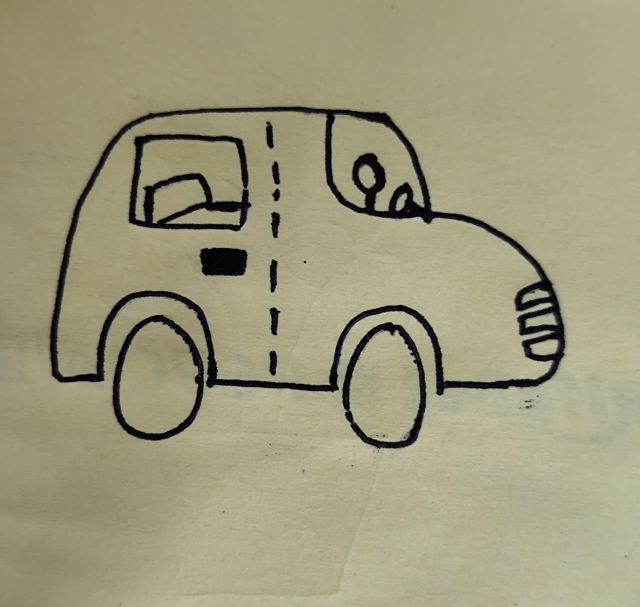
#> input picture src/test-images/test8.jpeg, 1280 x 1213 px (shown at 1/2 size)
$ python main.py
#> lines starting #> are read from the running program, lines starting #| are printed output that depends on the picture; after the words box and inside, x2 and y2 are one past the last pixel; in counts of white or black regions, pixels touching at a corner belong together
### src/processing/image_input.py
# image_input.py

import os
import cv2

SUPPORTED_EXTENSIONS = {".png", ".jpg", ".jpeg", ".bmp", ".webp"}
MAX_WIDTH = 4096
MAX_HEIGHT = 4096

def load_image(image_path):
    # check whether the provided path exists
#> called with image_path = './test-images/test8.jpeg'
    if not os.path.isfile(image_path):
        raise FileNotFoundError(
            f"image file not found: {image_path}"
        )

    extension = os.path.splitext(image_path)[1].lower()

    # check whether the image format is supported
    if extension not in SUPPORTED_EXTENSIONS:
        raise ValueError(
            f"unsupported image format: {extension}"
        )

    # read the image using opencv
    image = cv2.imread(image_path, cv2.IMREAD_COLOR)
#> image is the input picture: shape (1213, 1280, 3); mean B, G, R 123.2, 152.8, 157.3

    # check whether opencv successfully decoded the image
    if image is None:
        raise ValueError(
            "the image could not be decoded or may be corrupted"
        )

    height, width = image.shape[:2]

    if width <= 0 or height <= 0:
        raise ValueError(
            "image has invalid dimensions"
        )

    if width > MAX_WIDTH or height > MAX_HEIGHT:
        raise ValueError(
            f"image is too large: {width}x{height}. "
            f"maximum allowed size is "
            f"{MAX_WIDTH}x{MAX_HEIGHT}"
        )

    channels = image.shape[2] if len(image.shape) == 3 else 1

    return {
        "image": image,
        "width": width,
        "height": height,
        "channels": channels,
        "format": extension
    }

### src/processing/preprocessing.py
import cv2
import numpy as np


def preprocess_image(image):
    if image is None:
        raise ValueError("image cannot be none")

    # apply a small blur to reduce camera noise
    denoised = cv2.GaussianBlur(image,(3, 3),0)
    hsv = cv2.cvtColor(denoised,cv2.COLOR_BGR2HSV)
    value = hsv[:, :, 2]
    illumination = cv2.GaussianBlur(value,(0, 0),25)

    illumination = np.maximum(illumination,1)
    corrected_value = (value.astype(np.float32) /illumination.astype(np.float32))

    # normalize the corrected brightness to 0-255
    corrected_value = cv2.normalize(corrected_value,None,0,255,cv2.NORM_MINMAX)
    corrected_value = corrected_value.astype(np.uint8)

    # replace the original value channel
    corrected_hsv = hsv.copy()
    corrected_hsv[:, :, 2] = corrected_value

    # convert corrected hsv image back to bgr
    corrected_color = cv2.cvtColor(corrected_hsv,cv2.COLOR_HSV2BGR)
    corrected_grayscale = cv2.cvtColor(corrected_color,cv2.COLOR_BGR2GRAY)

    return {
        "original": image,
        "color": corrected_color,
        "grayscale": corrected_grayscale
    }

# [7 lines left out: function suppress_paper_texture, not called in this run]

### src/processing/extraction.py
# extraction.py

import cv2


def extract_foreground(grayscale_image):
    if grayscale_image is None:
        raise ValueError("grayscale image cannot be none")

    if len(grayscale_image.shape) != 2:
        raise ValueError(
            "extract_foreground expects a grayscale image"
        )

    block_size = 31
    constant = 10

    # create the foreground mask
    mask = cv2.adaptiveThreshold(grayscale_image,255,cv2.ADAPTIVE_THRESH_GAUSSIAN_C,cv2.THRESH_BINARY_INV,block_size,constant)

    # return the mask and parameters used
    return {
        "mask": mask,
        "block_size": block_size,
        "constant": constant
    }

### src/processing/cleaning.py
import cv2
import numpy as np

def remove_small_components(mask, min_area=100):
    if mask is None:
        raise ValueError("mask cannot be none")

    if len(mask.shape) != 2:
        raise ValueError(
            "mask must be a single-channel image"
        )

    number_of_labels, labels, stats, _ = cv2.connectedComponentsWithStats(mask,connectivity=8)
    cleaned_mask = np.zeros_like(mask)

    for label in range(1, number_of_labels):
        area = stats[label, cv2.CC_STAT_AREA]

        if area >= min_area:
            cleaned_mask[labels == label] = 255

    return cleaned_mask

### src/processing/skeleton.py
import cv2
import numpy as np


# [37 lines left out: functions skeletonize_mask, clean_skeleton, not called in this run]


def close_mask_gaps(mask, kernel_size=3):
    if mask is None:
        raise ValueError("mask cannot be None")

    if len(mask.shape) != 2:
        raise ValueError(
            "mask must be a single-channel image"
        )
    kernel = cv2.getStructuringElement(
        cv2.MORPH_CROSS,(kernel_size, kernel_size))
    closed = cv2.morphologyEx(mask,cv2.MORPH_CLOSE,kernel)
    return closed

### src/processing/path_tracing.py
import cv2
import numpy as np

def trace_skeleton_paths(skeleton):
    if skeleton is None:
        raise ValueError("skeleton cannot be None")

    if len(skeleton.shape) != 2:
        raise ValueError("skeleton must be a single-channel image")

    # RETR_LIST extracts ALL contours (inner eyes, smiles, outer contours)
    contours, _ = cv2.findContours(
        skeleton,
        cv2.RETR_LIST,
        cv2.CHAIN_APPROX_NONE
    )

    paths = []
    height, width = skeleton.shape

    for contour in contours:
        pts = contour.reshape(-1, 2)

        # Ignore tiny specks/noise (fewer than 5 pixels)
        if len(pts) < 5:
            continue

        # Drop duplicate consecutive points (which crash splprep)
        filtered_pts = [pts[0]]
        for pt in pts[1:]:
            if not np.array_equal(pt, filtered_pts[-1]):
                filtered_pts.append(pt)

        path = np.array(filtered_pts)

        touches_border = any(
            x == 0 or y == 0 or x == width - 1 or y == height - 1
            for x, y in path
        )

        if len(path) >= 5 and not touches_border:
            paths.append(path.tolist())

    return paths

### src/processing/simplification.py
import cv2
import numpy as np
from scipy.interpolate import splprep, splev

def simplify_paths(paths, max_deviation=1.5, points_per_unit=0.5):
    if paths is None:
        raise ValueError("paths cannot be None")

    simplified_paths = []

    for path in paths:
        if path is None or len(path) < 2:
            continue

        points = np.array(path, dtype=np.int32).reshape(-1, 1, 2)

        # 1. RDP simplification with absolute pixel tolerance
        # max_deviation of 1.5 keeps vertices close to the original drawn line
        simplified = cv2.approxPolyDP(points, max_deviation, False)
        control_points = simplified.reshape(-1, 2)

        # Deduplicate any adjacent vertices
        unique_mask = np.ones(len(control_points), dtype=bool)
        for i in range(1, len(control_points)):
            if np.all(control_points[i] == control_points[i - 1]):
                unique_mask[i] = False
        control_points = control_points[unique_mask]

        n_pts = len(control_points)

        # 2. Fit B-Spline if enough unique points exist
        if n_pts >= 4:
            x = control_points[:, 0].astype(float)
            y = control_points[:, 1].astype(float)

            # Check if all points are collinear or identical
            dx = np.diff(x)
            dy = np.diff(y)
            dist = np.hypot(dx, dy)
            total_len = np.sum(dist)

            if total_len < 5.0 or np.any(dist == 0):
                simplified_paths.append(control_points.tolist())
                continue

            try:
                # k=3 for cubic splines; s=len(control_points) provides moderate smoothing
                tck, u = splprep([x, y], s=len(control_points), k=3)

                # Dynamic number of output points based on arc length
                num_samples = max(int(total_len * points_per_unit), 15)
                u_fine = np.linspace(0, 1, num_samples)
                x_smooth, y_smooth = splev(u_fine, tck)

                smooth_path = np.column_stack((x_smooth, y_smooth)).astype(np.int32).tolist()
                simplified_paths.append(smooth_path)
            except Exception:
                # Fallback to straight RDP segments if splprep fails condition checks
                simplified_paths.append(control_points.tolist())
        else:
            simplified_paths.append(control_points.tolist())

    return simplified_paths

### src/processing/vectorization.py
VECTOR_WIDTH = 3


def vectorize_paths(paths):
    if paths is None:
        raise ValueError("paths cannot be None")

    vectors = []

    for path in paths:
        if path is None or len(path) < 2:
            continue

        vectors.append({
            "type": "polyline",
            "points": path,
            "width": VECTOR_WIDTH
        })

    return vectors

### src/processing/rendering.py
import cv2
import numpy as np


def render_vectors(vectors, width, height):
    if vectors is None:
        raise ValueError("vectors cannot be None")

    if width <= 0 or height <= 0:
        raise ValueError(
            "width and height must be greater than zero"
        )

    canvas = np.zeros(
        (height, width, 3),
        dtype=np.uint8
    )

    for vector in vectors:
        if vector is None:
            continue

        points = vector.get("points")
        line_width = vector.get("width")

        if points is None or len(points) < 2:
            continue

        if line_width is None or line_width <= 0:
            continue

        points_array = np.array(
            points,
            dtype=np.int32
        )

        cv2.polylines(
            canvas,
            [points_array],
            False,
            (255, 255, 255),
            thickness=line_width,
            lineType=cv2.LINE_AA
        )

    return canvas

### src/processing/export.py
import os
import cv2
import numpy as np

import os
import cv2
import numpy as np

def save_as_svg(paths, width, height, output_filename):
    if not paths:
        raise ValueError("No paths to export")

    svg_content = [
        f'<?xml version="1.0" encoding="UTF-8"?>',
        f'<svg xmlns="http://www.w3.org/2000/svg" '
        f'viewBox="0 0 {width} {height}" width="{width}" height="{height}">'
    ]

    path_commands = []

    for path in paths:
        if len(path) < 3:
            continue

        # M = Move to the first point
        commands = [f"M {path[0][0]},{path[0][1]}"]

        # L = Draw a line to subsequent points
        for x, y in path[1:]:
            commands.append(f"L {x},{y}")

        # Z = Close the loop back to the start
        commands.append("Z")

        path_commands.append(" ".join(commands))

    # Join all sub-paths into one massive compound string
    full_path_data = " ".join(path_commands)

    # Use fill-rule="evenodd" to create negative space for the inner boundaries
    svg_content.append(
        f'  <path d="{full_path_data}" fill="black" fill-rule="evenodd" stroke="none" />'
    )

    svg_content.append('</svg>')

    with open(output_filename, 'w', encoding='utf-8') as f:
        f.write('\n'.join(svg_content))

    print(f"Successfully saved vector graphic to: {os.path.abspath(output_filename)}")

# (Keep your existing save_as_png function below this)

def save_as_png(paths, width, height, output_filename):
    if not paths:
        raise ValueError("No paths to export")

    # Create a blank 4-channel matrix (RGBA) initialized to fully transparent
    canvas = np.zeros((height, width, 4), dtype=np.uint8)

    all_contours = []
    for path in paths:
        if len(path) >= 3:
            all_contours.append(np.array(path, dtype=np.int32))

    # CRITICAL FIX: Pass all contours simultaneously so OpenCV mathematically cuts out the holes
    if all_contours:
        cv2.fillPoly(canvas, all_contours, (0, 0, 0, 255), lineType=cv2.LINE_AA)

    cv2.imwrite(output_filename, canvas)
    print(f"Successfully saved raster graphic to: {os.path.abspath(output_filename)}")

### src/main.py
import cv2
import numpy as np

from processing.image_input import load_image
from processing.preprocessing import preprocess_image
from processing.extraction import extract_foreground
from processing.cleaning import remove_small_components
from processing.skeleton import close_mask_gaps, skeletonize_mask
from processing.path_tracing import trace_skeleton_paths
from processing.simplification import simplify_paths
from processing.vectorization import vectorize_paths
from processing.rendering import render_vectors
from processing.export import save_as_svg, save_as_png

def show_image(window_name,image,max_width=1200,max_height=800):
    height, width = image.shape[:2]
    scale = min(max_width / width,max_height / height,1)
    new_width = int(width * scale)
    new_height = int(height * scale)
    resized_image = cv2.resize(image,(new_width, new_height),interpolation=cv2.INTER_NEAREST)

    cv2.namedWindow(window_name,cv2.WINDOW_NORMAL)
    cv2.imshow(window_name,resized_image)


# -------------------------
# Input
# -------------------------
image_path = "./test-images/test8.jpeg"
image_data = load_image(image_path)
#> image_data = 5 items
image = image_data["image"]

# -------------------------
# Preprocessing
# -------------------------

preprocessed_data = preprocess_image(image)
#> in preprocess_image, `illumination = cv2.GaussianBlur(value,(0, 0),25)`:
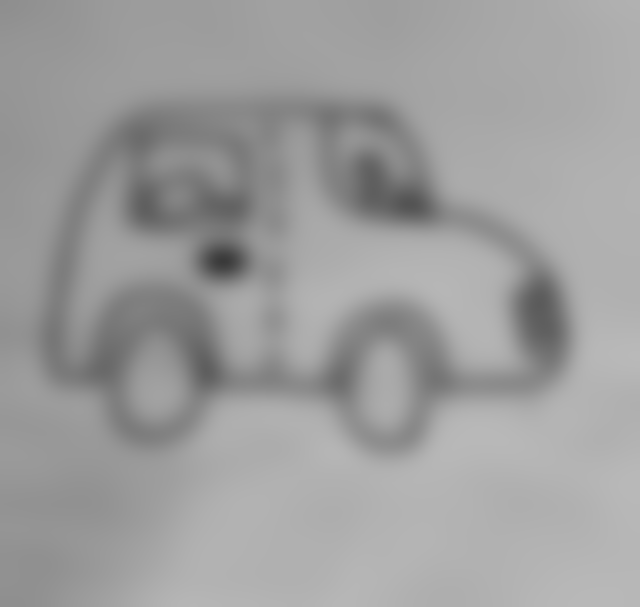
#> illumination: shape (1213, 1280) (shown at 1/2 size); min 58, max 185, mean 157.4
#> in preprocess_image, `corrected_value = (value.astype(np.float32) /illumination.astype(np.fl..`:
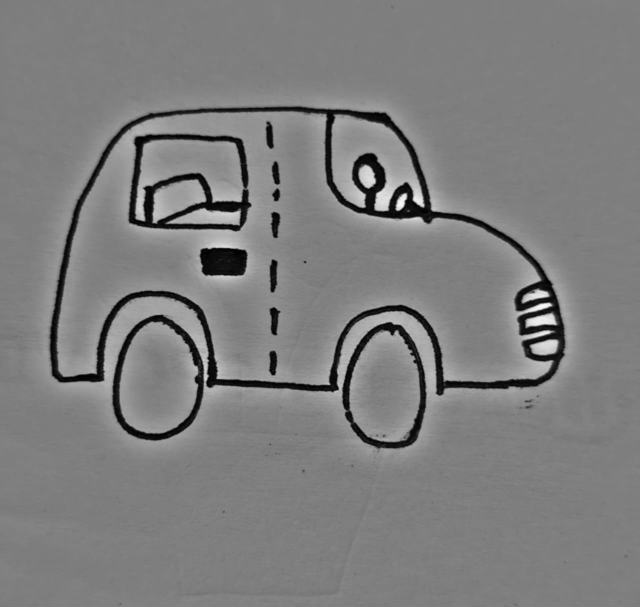
#> corrected_value: shape (1213, 1280) float32 (shown at 1/2 size); min 0, max 2.01, mean 0.995; drawn with min black and max white
#> in preprocess_image, `corrected_color = cv2.cvtColor(corrected_hsv,cv2.COLOR_HSV2BGR)`:
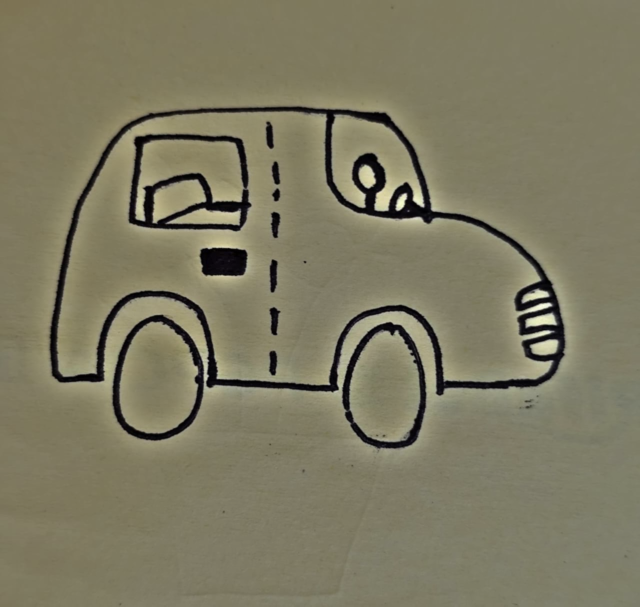
#> corrected_color: shape (1213, 1280, 3) (shown at 1/2 size); mean B, G, R 97.8, 121.6, 125.6
#> preprocessed_data = 3 items
grayscale_image = preprocessed_data["grayscale"]

# -------------------------
# extract foreground
# -------------------------

extraction_data = extract_foreground(grayscale_image)
#> in extract_foreground, `mask = cv2.adaptiveThreshold(grayscale_image,255,cv2.ADAPTIVE_THRESH_G..`:
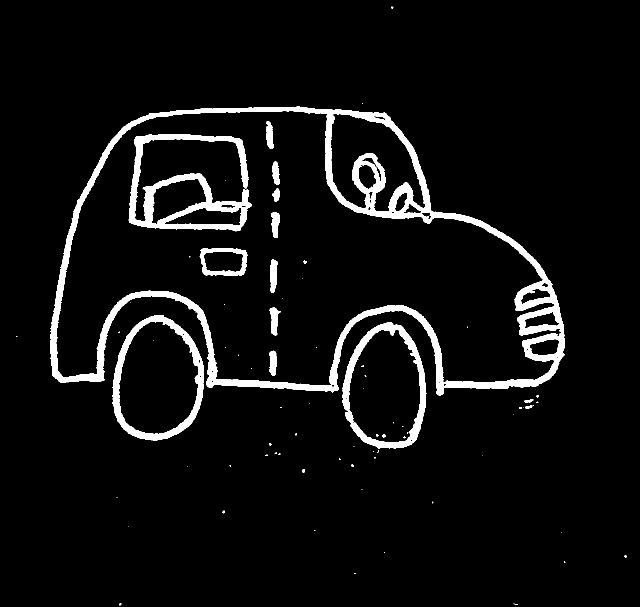
#> mask: shape (1213, 1280) (shown at 1/2 size); 5.7% white; 77 white regions (58 under 20 px), largest, box (x1, y1, x2, y2) and area: (100, 213, 1130, 791) 52489, (257, 268, 503, 463) 13591, (225, 630, 408, 881) 8205
#> extraction_data = 3 items
mask = extraction_data["mask"]

# -------------------------
# clean mask
# -------------------------
cleaned_mask = remove_small_components(mask,min_area=100)
#> in remove_small_components, `number_of_labels, labels, stats, _ = cv2.connectedComponentsWithStats(..`:
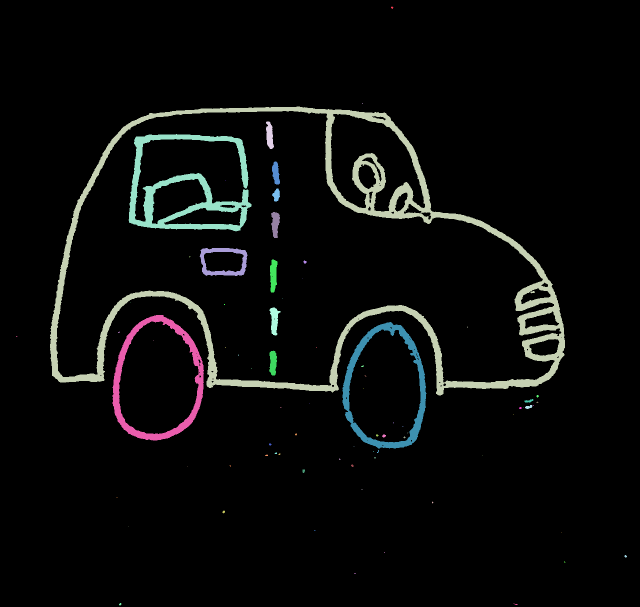
#> labels: shape (1213, 1280) int32 (shown at 1/2 size); 78 distinct labels, from 0 to 77; one colour per label, 0 black
#> in remove_small_components, `number_of_labels, labels, stats, _ = cv2.connectedComponentsWithStats(..`: number_of_labels = 78; stats = 78 rows, first 6: [0, 0, 1280, 1213, 1463692], [782, 13, 5, 5, 15], [724, 207, 2, 1, 2], [100, 213, 1030, 578, 52489], [532, 243, 16, 55, 609], [257, 268, 246, 195, 13591]
#> the loop in remove_small_components, `for label in range(1, number_of_labels):` made 77 passes
#> area on passes 3, 4, 5, 6, 8, 9, 10, 12: 52489, 609, 13591, 508, 268, 644, 2022, 749

# -------------------------
# close gaps
# -------------------------
closed_mask = close_mask_gaps(cleaned_mask,kernel_size=5)
#> in close_mask_gaps, `closed = cv2.morphologyEx(mask,cv2.MORPH_CLOSE,kernel)`:
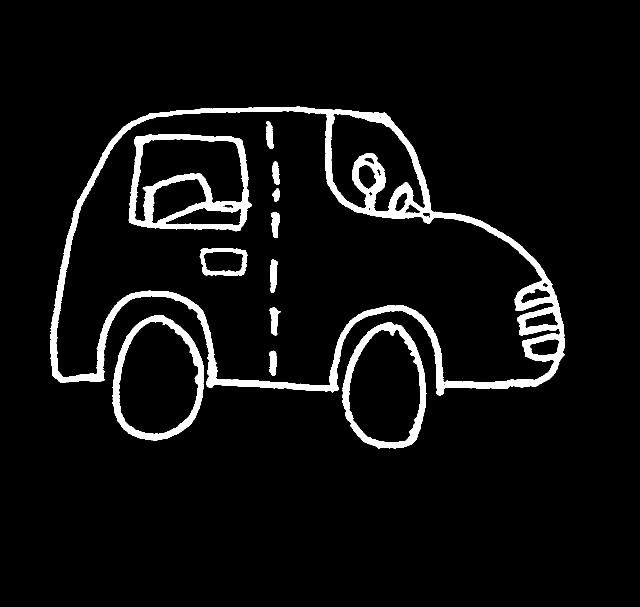
#> closed: shape (1213, 1280) (shown at 1/2 size); 5.8% white; 12 white regions

# -------------------------
# Skeletonization
# -------------------------

# skeleton = skeletonize_mask(closed_mask)

# -------------------------
# path tracking
# -------------------------
paths = trace_skeleton_paths(closed_mask)
#> in trace_skeleton_paths, `contours, _ = cv2.findContours( skeleton, cv2.RETR_LIST, cv2.CHAIN_APP..`: contours = 35 contours, 2 with area under 20; largest, box (x1, y1, x2, y2) and area: (100, 213, 1130, 791) 406258, (111, 221, 1122, 772) 330276, (257, 268, 503, 463) 41961, (225, 630, 408, 881) 35560, (685, 644, 853, 897) 32726
#> the loop in trace_skeleton_paths, `for contour in contours:` made 35 passes
#> after the loop in trace_skeleton_paths, `for contour in contours:`: paths = 35 items
#> paths = 35 items
simplified_paths = simplify_paths(paths, max_deviation=0.5)
#> the loop in simplify_paths, `for path in paths:` made 35 passes
#> (n_pts, x, y, dx, dy, dist, total_len, u) on passes 1, 18: (9, [888, 889, 890, 892, 890, 889, 888, 886, 888], [767, 766, 768, 769, 770, 772, 770, 769, 768], [1, 1, 2, -2, -1, -1, -2, 2], [-1, 2, 1, 1, 2, -2, -1, -1], [1.41, 2.24, 2.24, 2.24, 2.24, 2.24, 2.24, 2.24], 17.07, [0, 0.0829, 0.214, 0.345, 0.476, 0.607, 0.738, 0.869, 1]), (9, [737, 739, 740, 742, 738, 737, 735, 735, 737], [415, 414, 416, 417, 421, 419, 418, 417, 416], [2, 1, 2, -4, -1, -2, 0, 2], [-1, 2, 1, 4, -2, -1, -1, -1], [2.24, 2.24, 2.24, 5.66, 2.24, 2.24, 1, 2.24], 20.07, [0, 0.111, 0.223, 0.334, 0.616, 0.727, 0.839, 0.889, 1])
#> simplified_paths = 35 items

# -------------------------
# Vectorization
# -------------------------

vectors = vectorize_paths(simplified_paths)
#> the loop in vectorize_paths, `for path in paths:` made 35 passes
#> vectors = 35 items

# -------------------------
# Rendering
# -------------------------
vector_image = render_vectors(vectors,image_data["width"],image_data["height"])
#> the loop in render_vectors, `for vector in vectors:` made 35 passes

show_image("vector output",vector_image)
#> in show_image, `resized_image = cv2.resize(image,(new_width, new_height),interpolation..`:
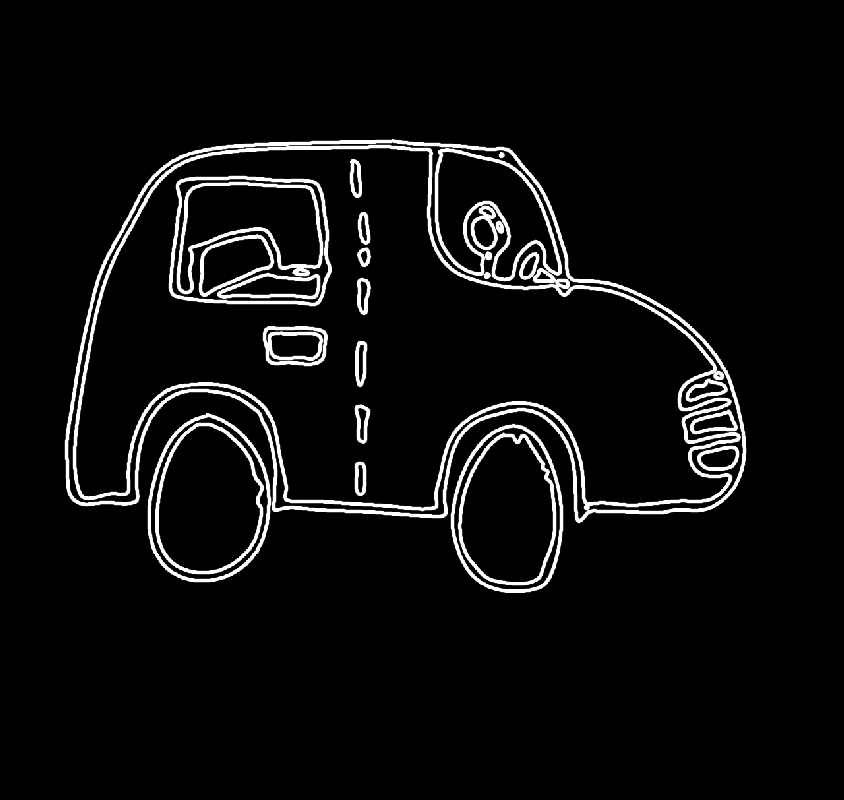
#> resized_image: shape (800, 844, 3); min 0, max 255, mean 13.5

# -------------------------
# Export Final File
# -------------------------
save_as_svg(simplified_paths, image_data["width"], image_data["height"], "final_doodle.svg")
#> the loop in save_as_svg, `for path in paths:` made 35 passes
save_as_png(simplified_paths, image_data["width"], image_data["height"], "final_doodle.png")
#> the loop in save_as_png, `for path in paths:` made 35 passes

cv2.waitKey(0)
cv2.destroyAllWindows()
